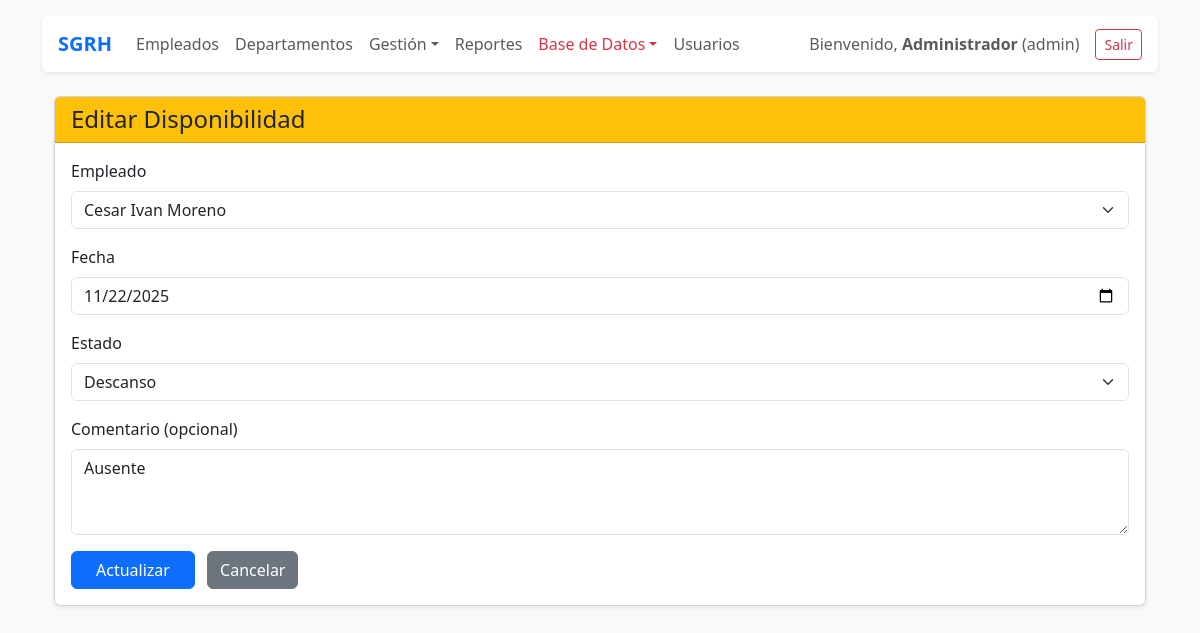
The page /public/?route=disponibilidad_editar&id=6 (signed in) on the database its author committed.
### tables this page shows
CREATE TABLE `disponibilidades` (
  `id` int(11) NOT NULL AUTO_INCREMENT,
  `empleado_id` int(11) NOT NULL,
  `fecha` date NOT NULL,
  `estado` enum('disponible','ausente','descanso','especial') NOT NULL DEFAULT 'disponible',
  `comentario` varchar(255) DEFAULT NULL,
  `created_at` timestamp NOT NULL DEFAULT current_timestamp(),
  `updated_at` timestamp NOT NULL DEFAULT current_timestamp() ON UPDATE current_timestamp(),
  PRIMARY KEY (`id`),
  UNIQUE KEY `uq_disponibilidad_fecha` (`empleado_id`,`fecha`),
  CONSTRAINT `fk_disponibilidad_empleado` FOREIGN KEY (`empleado_id`) REFERENCES `empleados` (`id`) ON DELETE CASCADE ON UPDATE CASCADE
);

CREATE TABLE `empleados` (
  `id` int(11) NOT NULL AUTO_INCREMENT,
  `user_id` int(11) NOT NULL,
  `nombre` varchar(100) NOT NULL,
  `apellidos` varchar(150) NOT NULL,
  `genero` enum('masculino','femenino','otro') NOT NULL,
  `correo` varchar(150) NOT NULL,
  `curp` char(18) NOT NULL,
  `puesto` varchar(100) DEFAULT NULL,
  `departamento_id` int(11) NOT NULL,
  `estado` enum('activo','baja') NOT NULL DEFAULT 'activo',
  `created_at` timestamp NOT NULL DEFAULT current_timestamp(),
  `updated_at` timestamp NOT NULL DEFAULT current_timestamp() ON UPDATE current_timestamp(),
  PRIMARY KEY (`id`),
  UNIQUE KEY `correo` (`correo`),
  UNIQUE KEY `curp` (`curp`),
  KEY `fk_empleado_departamento` (`departamento_id`),
  CONSTRAINT `fk_empleado_departamento` FOREIGN KEY (`departamento_id`) REFERENCES `departamentos` (`id`) ON UPDATE CASCADE
);

### app/core/Controller.php (called while the page is built, shortened)
<?php
class Controller {
    protected function view(string $template, array $data = []) {
        extract($data);
        $viewPath = __DIR__ . '/../views/' . $template . '.php';
        include __DIR__ . '/../views/layout/header.php';
        include __DIR__ . '/../views/layout/nav.php';
        include $viewPath;
        include __DIR__ . '/../views/layout/footer.php';
    }
}

### app/controllers/DisponibilidadController.php (called while the page is built, shortened)
<?php
require_once __DIR__ . '/../models/Disponibilidad.php';
class DisponibilidadController extends Controller {
    public function editar($id) {
        $disponibilidad = Disponibilidad::buscar($id);
        $empleados = Empleado::all();
        $this->view('disponibilidad/editar', compact('disponibilidad', 'empleados'));
    }
}

### app/models/Disponibilidad.php (called while the page is built, shortened)
<?php
class Disponibilidad {
    public static function buscar($id) {
        $db = Database::getInstance();
        $stmt = $db->prepare("
            SELECT *
            FROM disponibilidades
            WHERE id = ?
        ");
        $stmt->execute([$id]);
        return $stmt->fetch();
    }
}

### app/models/Empleado.php (called while the page is built, shortened)
<?php
class Empleado {
    public static function all() {
        $db = Database::getInstance();
        $sql = "SELECT e.*, d.nombre AS departamento
                FROM empleados e
                LEFT JOIN departamentos d ON d.id = e.departamento_id
                ORDER BY e.id DESC";
        return $db->query($sql)->fetchAll();
    }
}

### app/views/disponibilidad/editar.php (the view, shortened to what this page needs)
<div class="container mt-4">
    <div class="card shadow-sm">
        <div class="card-header bg-warning text-dark">
            <h4 class="mb-0">Editar Disponibilidad</h4>
        </div>
        <div class="card-body">
            <form method="POST" action="/SGRH_PHP_MVC/public/?route=disponibilidad_editar&id=<?= $disponibilidad['id'] ?>">
                <div class="mb-3">
                    <label class="form-label">Empleado</label>
                    <select name="empleado_id" class="form-select" required>
                        <?php foreach ($empleados as $e): ?>
                            <option
                                value="<?= $e['id'] ?>"
                                <?= $e['id'] == $disponibilidad['empleado_id'] ? 'selected' : '' ?>>
                                <?= $e['nombre'] . " " . $e['apellidos'] ?>
                            </option>
                        <?php endforeach; ?>
                    </select>
                </div>
                <div class="mb-3">
                    <label class="form-label">Fecha</label>
                    <input type="date" name="fecha" value="<?= $disponibilidad['fecha'] ?>" class="form-control" required>
                </div>
                <div class="mb-3">
                    <label class="form-label">Estado</label>
                    <select name="estado" class="form-select" required>
                        <option value="descanso" <?= $disponibilidad['estado'] == 'descanso' ? 'selected' : '' ?>>Descanso</option>
                    </select>
                </div>
                <div class="mb-3">
                    <label class="form-label">Comentario (opcional)</label>
                    <textarea name="comentario" class="form-control" rows="3"><?= $disponibilidad['comentario'] ?></textarea>
                </div>
                <button class="btn btn-primary px-4">Actualizar</button>
                <a href="/SGRH_PHP_MVC/public/?route=disponibilidad" class="btn btn-secondary ms-2">Cancelar</a>
            </form>
        </div>
    </div>
</div>

### rows shown on the page
disponibilidades: empleado_id "Cesar Ivan Moreno", fecha "11/22/2025", estado "Descanso", comentario "Ausente"

### other values the page prints
$u['name'] "Administrador"
$u['role'] "admin"
